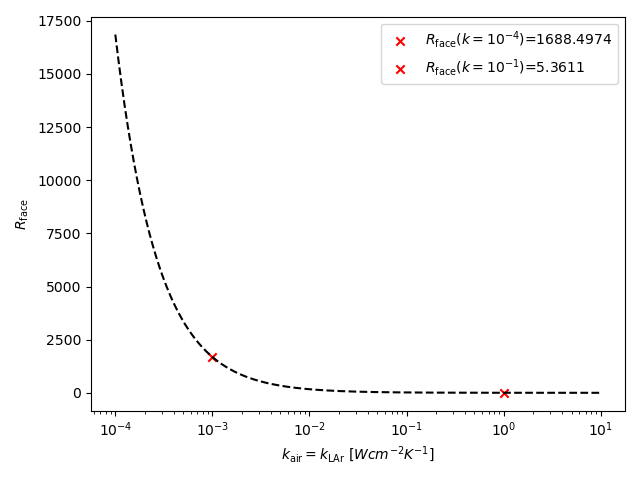

Python code for this plot:
import numpy as np
from matplotlib import pyplot as plt

magnitudes = [pow(10,n) for n in np.linspace(-4,1,10000)]

def r_face(
    r_kap,
    r_steel,
    z_kap,
    z_steel,
    k
):
    c_kap = 1.0 / (np.pi * r_kap * r_kap)
    c_steel = 1.0 / (np.pi * (r_steel * r_steel) - np.pi * (r_kap * r_kap))
    f_kap = (z_kap/.003 + 2.0/k)
    f_steel = (z_steel/.143 + 2.0/k)
    return c_kap*f_kap + c_steel*f_steel

vals = [r_face(0.8, 1.25, 0.00762, 1.0,k) for k in magnitudes]
val_10 = r_face(0.8, 1.25, 0.00762, 1.0,10e-4)
val_100 = r_face(0.8, 1.25, 0.00762, 1.0,10e-1)


fig, axs = plt.subplots()
axs.plot(magnitudes, vals, linestyle='--',color='k')
axs.scatter(10e-4, val_10, color='r', marker='x', label=r"$R_{\mathrm{face}}(k=10^{-4})$"+f"={val_10:.4f}")
axs.scatter(10e-1, val_100, color='r', marker='x', label=r"$R_{\mathrm{face}}(k=10^{-1})$"+f"={val_100:.4f}")
axs.set_xscale("log")
axs.set_xlabel(r"$k_{\mathrm{air}} = k_{\mathrm{LAr}}$" + " [" + r"$W cm^{-2} K^{-1}$" + "]")
axs.set_ylabel(r"$R_{\mathrm{face}}$")
plt.legend()
plt.tight_layout()
plt.savefig("r_face.png")
plt.show()
